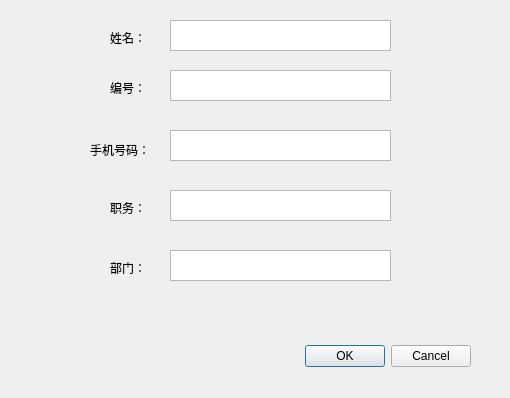
<?xml version="1.0" encoding="UTF-8"?>
<ui version="4.0">
 <class>searchPeople</class>
 <widget class="QDialog" name="searchPeople">
  <property name="geometry">
   <rect>
    <x>0</x>
    <y>0</y>
    <width>510</width>
    <height>398</height>
   </rect>
  </property>
  <property name="windowTitle">
   <string>Dialog</string>
  </property>
  <widget class="QDialogButtonBox" name="buttonBox">
   <property name="geometry">
    <rect>
     <x>130</x>
     <y>340</y>
     <width>341</width>
     <height>32</height>
    </rect>
   </property>
   <property name="orientation">
    <enum>Qt::Horizontal</enum>
   </property>
   <property name="standardButtons">
    <set>QDialogButtonBox::Cancel|QDialogButtonBox::Ok</set>
   </property>
  </widget>
  <widget class="QTextEdit" name="textId">
   <property name="geometry">
    <rect>
     <x>170</x>
     <y>70</y>
     <width>221</width>
     <height>31</height>
    </rect>
   </property>
  </widget>
  <widget class="QTextEdit" name="textPhonenum">
   <property name="geometry">
    <rect>
     <x>170</x>
     <y>130</y>
     <width>221</width>
     <height>31</height>
    </rect>
   </property>
  </widget>
  <widget class="QTextEdit" name="textJob">
   <property name="geometry">
    <rect>
     <x>170</x>
     <y>190</y>
     <width>221</width>
     <height>31</height>
    </rect>
   </property>
  </widget>
  <widget class="QTextEdit" name="textDepartment">
   <property name="geometry">
    <rect>
     <x>170</x>
     <y>250</y>
     <width>221</width>
     <height>31</height>
    </rect>
   </property>
  </widget>
  <widget class="QTextEdit" name="textName">
   <property name="geometry">
    <rect>
     <x>170</x>
     <y>20</y>
     <width>221</width>
     <height>31</height>
    </rect>
   </property>
  </widget>
  <widget class="QLabel" name="label">
   <property name="geometry">
    <rect>
     <x>110</x>
     <y>30</y>
     <width>41</width>
     <height>16</height>
    </rect>
   </property>
   <property name="text">
    <string>姓名：</string>
   </property>
  </widget>
  <widget class="QLabel" name="label_2">
   <property name="geometry">
    <rect>
     <x>110</x>
     <y>80</y>
     <width>41</width>
     <height>16</height>
    </rect>
   </property>
   <property name="text">
    <string>编号：</string>
   </property>
  </widget>
  <widget class="QLabel" name="label_3">
   <property name="geometry">
    <rect>
     <x>90</x>
     <y>140</y>
     <width>61</width>
     <height>20</height>
    </rect>
   </property>
   <property name="text">
    <string>手机号码：</string>
   </property>
  </widget>
  <widget class="QLabel" name="label_4">
   <property name="geometry">
    <rect>
     <x>110</x>
     <y>200</y>
     <width>41</width>
     <height>16</height>
    </rect>
   </property>
   <property name="text">
    <string>职务：</string>
   </property>
  </widget>
  <widget class="QLabel" name="label_5">
   <property name="geometry">
    <rect>
     <x>110</x>
     <y>260</y>
     <width>41</width>
     <height>16</height>
    </rect>
   </property>
   <property name="text">
    <string>部门：</string>
   </property>
  </widget>
 </widget>
 <resources/>
 <connections>
  <connection>
   <sender>buttonBox</sender>
   <signal>accepted()</signal>
   <receiver>searchPeople</receiver>
   <slot>accept()</slot>
   <hints>
    <hint type="sourcelabel">
     <x>248</x>
     <y>254</y>
    </hint>
    <hint type="destinationlabel">
     <x>157</x>
     <y>274</y>
    </hint>
   </hints>
  </connection>
  <connection>
   <sender>buttonBox</sender>
   <signal>rejected()</signal>
   <receiver>searchPeople</receiver>
   <slot>reject()</slot>
   <hints>
    <hint type="sourcelabel">
     <x>316</x>
     <y>260</y>
    </hint>
    <hint type="destinationlabel">
     <x>286</x>
     <y>274</y>
    </hint>
   </hints>
  </connection>
 </connections>
</ui>
